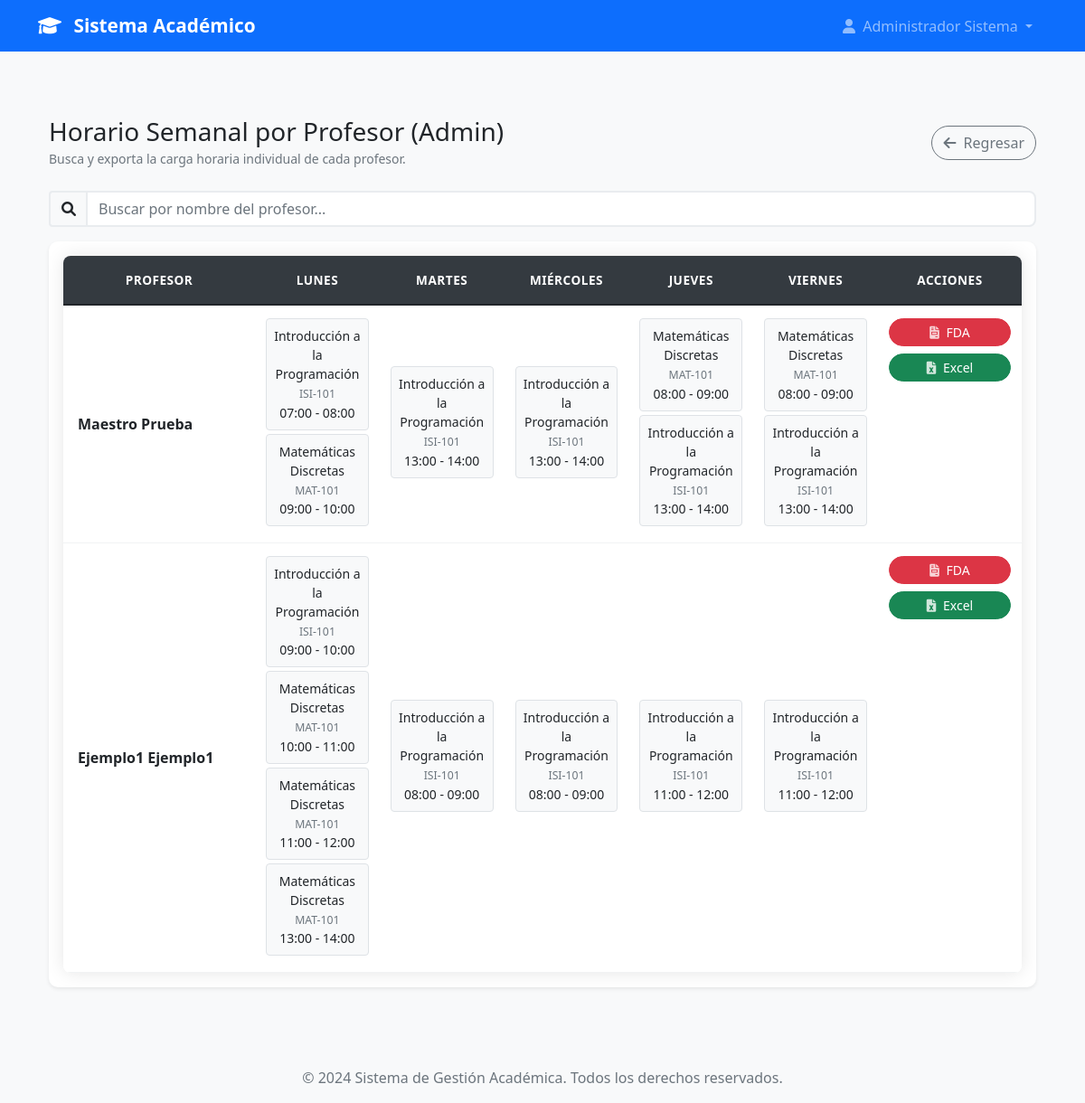
/admin/horarios/profesores (signed in), run on the app's committed database.
### models.py (models this page shows, shortened)
class User(UserMixin, db.Model):
    id = db.Column(db.Integer, primary_key=True)
    username = db.Column(db.String(80), unique=True, nullable=False)
    email = db.Column(db.String(120), unique=True, nullable=False)
    password_hash = db.Column(db.String(120), nullable=False)
    nombre = db.Column(db.String(100), nullable=False)
    apellido = db.Column(db.String(100), nullable=False)
    telefono = db.Column(db.String(20))
    imagen_perfil = db.Column(db.String(200))  # Ruta de la imagen de perfil
    rol = db.Column(db.String(20), nullable=False)
    tipo_profesor = db.Column(db.String(20))
    carreras = db.relationship('Carrera', secondary=user_carreras, backref=db.backref('usuarios', lazy=True))
    materias = db.relationship('Materia', secondary='profesor_materias', backref=db.backref('profesores', lazy=True))
    carrera_id = db.Column(db.Integer, db.ForeignKey('carrera.id'))
    carrera = db.relationship('Carrera', foreign_keys=[carrera_id], backref=db.backref('jefe_carrera', uselist=False))
    fecha_registro = db.Column(db.DateTime, default=datetime.utcnow)
    activo = db.Column(db.Boolean, default=True)
    def get_nombre_completo(self):
        return f"{self.nombre} {self.apellido}"
    def is_admin(self):
        return self.rol == 'admin'

class Materia(db.Model):
    id = db.Column(db.Integer, primary_key=True)
    nombre = db.Column(db.String(200), nullable=False)
    codigo = db.Column(db.String(20), nullable=False, unique=True)  # Ej: "ISI-101", "MAT-201"
    descripcion = db.Column(db.Text)
    cuatrimestre = db.Column(db.Integer, nullable=False)  # 1, 2, 3, etc.
    creditos = db.Column(db.Integer, nullable=False, default=3)
    horas_teoricas = db.Column(db.Integer, nullable=False, default=0)
    horas_practicas = db.Column(db.Integer, nullable=False, default=0)
    carrera_id = db.Column(db.Integer, db.ForeignKey('carrera.id'), nullable=False)
    carrera = db.relationship('Carrera', backref=db.backref('materias', lazy=True))
    activa = db.Column(db.Boolean, default=True)
    fecha_creacion = db.Column(db.DateTime, default=datetime.utcnow)
    creado_por = db.Column(db.Integer, db.ForeignKey('user.id'), nullable=False)
    creador = db.relationship('User', backref=db.backref('materias_creadas', lazy=True))

### app.py (the view)
@app.route('/admin/horarios/profesores')
@login_required
def admin_horario_profesores():
    if not current_user.is_admin(): abort(403)
    horarios_data = procesar_horarios(agrupar_por='profesor')
    return render_template('admin/admin_horario_profesores.html', horarios_data=horarios_data)

### app.py (called while the page is built)
@login_manager.user_loader
def load_user(user_id):
    return User.query.get(int(user_id))

@app.context_processor
def inject_user_counts():
    if current_user.is_authenticated and current_user.is_admin():
        return dict(
            total_users=User.query.count(),
            total_admins=User.query.filter_by(rol='admin').count(),
            total_jefes=User.query.filter_by(rol='jefe_carrera').count(),
            total_profesores=User.query.filter(User.rol.in_(['profesor_completo', 'profesor_asignatura'])).count()
        )
    return dict()

### models.py (called while the page is built)
    def get_hora_inicio_str(self):
        return self.hora_inicio.strftime('%H:%M')

    def get_hora_fin_str(self):
        return self.hora_fin.strftime('%H:%M')

    def get_dia_orden(self):
        orden_dias = {
            'lunes': 0,
            'martes': 1,
            'miercoles': 2,
            'jueves': 3,
            'viernes': 4,
            'sabado': 5,
            'domingo': 6
        }
        return orden_dias.get(self.dia_semana, 99)

    def get_hora_inicio_str(self):
        return self.horario.get_hora_inicio_str() if self.horario else 'N/A'

    def get_hora_fin_str(self):
        return self.horario.get_hora_fin_str() if self.horario else 'N/A'

### templates/admin/admin_horario_profesores.html (shortened to what this page needs)
{% extends "base.html" %}
{% block content %}
<div class="container mt-5">
    <div class="d-flex justify-content-between align-items-center mb-4">
        <div>
            <h3 class="mb-0">Horario Semanal por Profesor (Admin)</h3>
            <small class="text-muted">Busca y exporta la carga horaria individual de cada profesor.</small>
        </div>
        <div class="d-flex align-items-center gap-2">
            <a href="{{ url_for('dashboard') }}" class="btn btn-outline-secondary">
                <i class="fas fa-arrow-left me-1"></i> Regresar
            </a>
        </div>
    </div>
    <div class="mb-3">
        <div class="input-group">
            <span class="input-group-text"><i class="fas fa-search"></i></span>
            <input type="text" id="searchInput" class="form-control" placeholder="Buscar por nombre del profesor...">
        </div>
    </div>
    <div class="card shadow-sm">
        <div class="card-body">
            <div class="table-responsive">
                <table class="table table-bordered table-hover text-center align-middle">
                    <thead class="table-dark">
                        <tr>
                            <th style="width: 20%;">Profesor</th>
                            <th>Lunes</th>
                            <th>Martes</th>
                            <th>Miércoles</th>
                            <th>Jueves</th>
                            <th>Viernes</th>
                            <th style="width: 15%;">Acciones</th>
                        </tr>
                    </thead>
                    <tbody id="horariosTableBody">
                        {% for profesor, dias in horarios_data.items() %}
                        <tr class="schedule-row">
                            <td class="row-name text-start ps-3"><strong>{{ profesor }}</strong></td>
                            {% for dia_semana in ['Lunes', 'Martes', 'Miércoles', 'Jueves', 'Viernes'] %}
                            <td>
                                {% for clase in dias[dia_semana] %}
                                    <div class="clase-item p-2 mb-1 border rounded bg-light small">{{ clase | safe }}</div>
                                {% endfor %}
                            </td>
                            {% endfor %}
                            <td class="d-flex flex-column gap-2">
                                <a href="{{ url_for('exportar_admin_fda_profesor', profesor_nombre=profesor) }}"
                                   class="btn btn-sm btn-danger"
                                   data-bs-toggle="tooltip"
                                   title="Exportar Carga Horaria (Formato Oficial FDA)">
                                    <i class="fas fa-file-invoice me-1"></i> FDA
                                </a>
                                <a href="{{ url_for('exportar_excel_profesor', profesor_nombre=profesor) }}"
                                   class="btn btn-sm btn-success"
                                   data-bs-toggle="tooltip"
                                   title="Exportar Carga Horaria (Formato Excel)">
                                    <i class="fas fa-file-excel me-1"></i> Excel
                                </a>
                            </td>
                        </tr>
                        {% else %}
                        <tr>
                            <td colspan="7" class="text-center p-4">No hay horarios registrados.</td>
                        </tr>
                        {% endfor %}
                    </tbody>
                </table>
            </div>
        </div>
    </div>
</div>
{% endblock %}

### templates/base.html (shortened to what this page needs)
<!DOCTYPE html>
<html lang="es">
<head>
    <link href="https://cdn.jsdelivr.net/npm/bootstrap@5.1.3/dist/css/bootstrap.min.css" rel="stylesheet">
    <link rel="stylesheet" href="https://cdnjs.cloudflare.com/ajax/libs/font-awesome/6.0.0/css/all.min.css">
    <link rel="stylesheet" href="{{ url_for('static', filename='css/style.css') }}">
</head>
<body>
    <nav class="navbar navbar-expand-lg navbar-dark bg-primary">
        <div class="container">
            <a class="navbar-brand" href="{{ url_for('index') }}">
                <i class="fas fa-graduation-cap me-2"></i>
                Sistema Académico
            </a>
            <div class="collapse navbar-collapse" id="navbarNav">
                <ul class="navbar-nav ms-auto">
                    {% if current_user.is_authenticated %}
                        <li class="nav-item dropdown">
                            <a class="nav-link dropdown-toggle" href="#" id="navbarDropdown" role="button" data-bs-toggle="dropdown">
                                <i class="fas fa-user me-1"></i>
                                {{ current_user.get_nombre_completo() }}
                            </a>
                        </li>
                    {% endif %}
                </ul>
            </div>
        </div>
    </nav>
    <main class="py-4">
        <div class="container">
            {% block content %}{% endblock %}
        </div>
    </main>
    <footer class="bg-light text-center py-3 mt-5">
        <div class="container">
            <p class="text-muted mb-0">&copy; 2024 Sistema de Gestión Académica. Todos los derechos reservados.</p>
        </div>
    </footer>
</body>
</html>

### static/css/style.css (style rules this page uses)
.table-responsive { border-radius: 8px; overflow: hidden; box-shadow: 0 0 20px rgba(0, 0, 0, 0.1); }
.table { margin-bottom: 0; background-color: white; }
.table thead th { background-color: #343a40; color: white; border: none; font-weight: 600; text-transform: uppercase; font-size: 0.85rem; letter-spacing: 0.5px; padding: 1rem 0.75rem; position: sticky; top: 0; z-index: 10; }
.table tbody tr { transition: all 0.2s ease; border-bottom: 1px solid #f1f3f4; }
.table td { padding: 0.875rem 0.75rem; vertical-align: middle; border: none; }
body { font-family: 'Segoe UI', Tahoma, Geneva, Verdana, sans-serif; background-color: #f8f9fa; }
.navbar-brand { font-weight: bold; font-size: 1.3rem; }
.card { transition: transform 0.2s ease-in-out, box-shadow 0.2s ease-in-out; border: none; border-radius: 10px; }
.btn { border-radius: 25px; font-weight: 500; transition: all 0.3s ease; }
.form-control, .form-select { border-radius: 8px; border: 2px solid #e9ecef; transition: border-color 0.3s ease; }
.input-group-text { background-color: #f8f9fa; border: 2px solid #e9ecef; border-right: none; }
.card-body i { opacity: 0.8; }
footer { margin-top: auto; }
.card { animation: fadeIn 0.5s ease-out; }
.card .btn { transition: all 0.2s ease; }
.navbar .nav-link.dropdown-toggle { position: relative; transition: all 0.3s ease; border-radius: 8px; padding: 0.5rem 1rem !important; }
.navbar .nav-link.dropdown-toggle::before { content: ''; position: absolute; top: 0; left: 0; right: 0; bottom: 0; background: linear-gradient(45deg, transparent 30%, rgba(255, 255, 255, 0.2) 50%, transparent 70%); opacity: 0; transition: opacity 0.3s ease; border-radius: 8px; pointer-events: none; }

### data on the page
User: get_nombre_completo "Administrador Sistema"
Materia: codigo "Introducción a la Programación ISI-101 07:00 - 08:00", codigo "Introducción a la Programación ISI-101 13:00 - 14:00", codigo "Introducción a la Programación ISI-101 09:00 - 10:00", codigo "Introducción a la Programación ISI-101 08:00 - 09:00", codigo "Introducción a la Programación ISI-101 11:00 - 12:00"
Materia: codigo "Matemáticas Discretas MAT-101 09:00 - 10:00", codigo "Matemáticas Discretas MAT-101 08:00 - 09:00", codigo "Matemáticas Discretas MAT-101 10:00 - 11:00", codigo "Matemáticas Discretas MAT-101 11:00 - 12:00", codigo "Matemáticas Discretas MAT-101 13:00 - 14:00"

### other printed values
{{ profesor }} "Maestro Prueba" "Ejemplo1 Ejemplo1"
